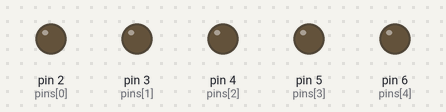
A sketch run on a simulated Arduino Uno, built with avr-gcc and run on an emulated ATmega328P. On the bench: output pins drawn as LEDs (lit = HIGH). What the sketch prints to the serial monitor is not drawn.

Above: at 0.03 s.
Timing chart, 0 to 3.0 s (numbered marks = the images above):
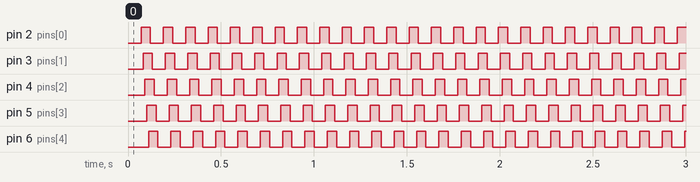

Measured:
- by itself, pin 2 (pins[0]), pin 3 (pins[1]), pin 4 (pins[2]), pin 5 (pins[3]), pin 6 (pins[4]): alternates HIGH for 0.05 s and LOW for 0.07 s

The sketch:

digitalWrite_loop.ino
```cpp
//Define Constants:
const int pins[]={2,3,4,5,6}; //Array of pins being utilized
const int delayShort = 10;    //Short delay in milliseconds
const int delayLong = 20;     //Long delay in milliseconds
const int pinCount = 5;       //Number of pins being utilized (size of pins)

void setup() {
  // put your setup code here, to run once:
  Serial.begin(115200);
  Serial.println();
  Serial.print("******************");
  Serial.println();
  Serial.print("Digital Write Loop");
  Serial.println();
  Serial.print("==================");
  Serial.println();

  //Initial setup of board
  //Set pin mode to output
  for(int i=0; i<pinCount; i++){
      pinMode(pins[i],OUTPUT);
      }
    }

void loop() {
  // put your main code here, to run repeatedly:

  //Set all pins to low.
  //Apply a short delay before setting the next pin

  for(int i=0; i<pinCount; i++){
      digitalWrite(pins[i],LOW);
      delay(delayShort);
      }

    //Apply a long delay before setting pins high
    delay(delayLong);

  //Set all pins to high
  //Apply a short delay before setting the next pin
  for(int i=0; i<pinCount; i++){
      digitalWrite(pins[i],HIGH);
      delay(delayShort);
    }
}
```
